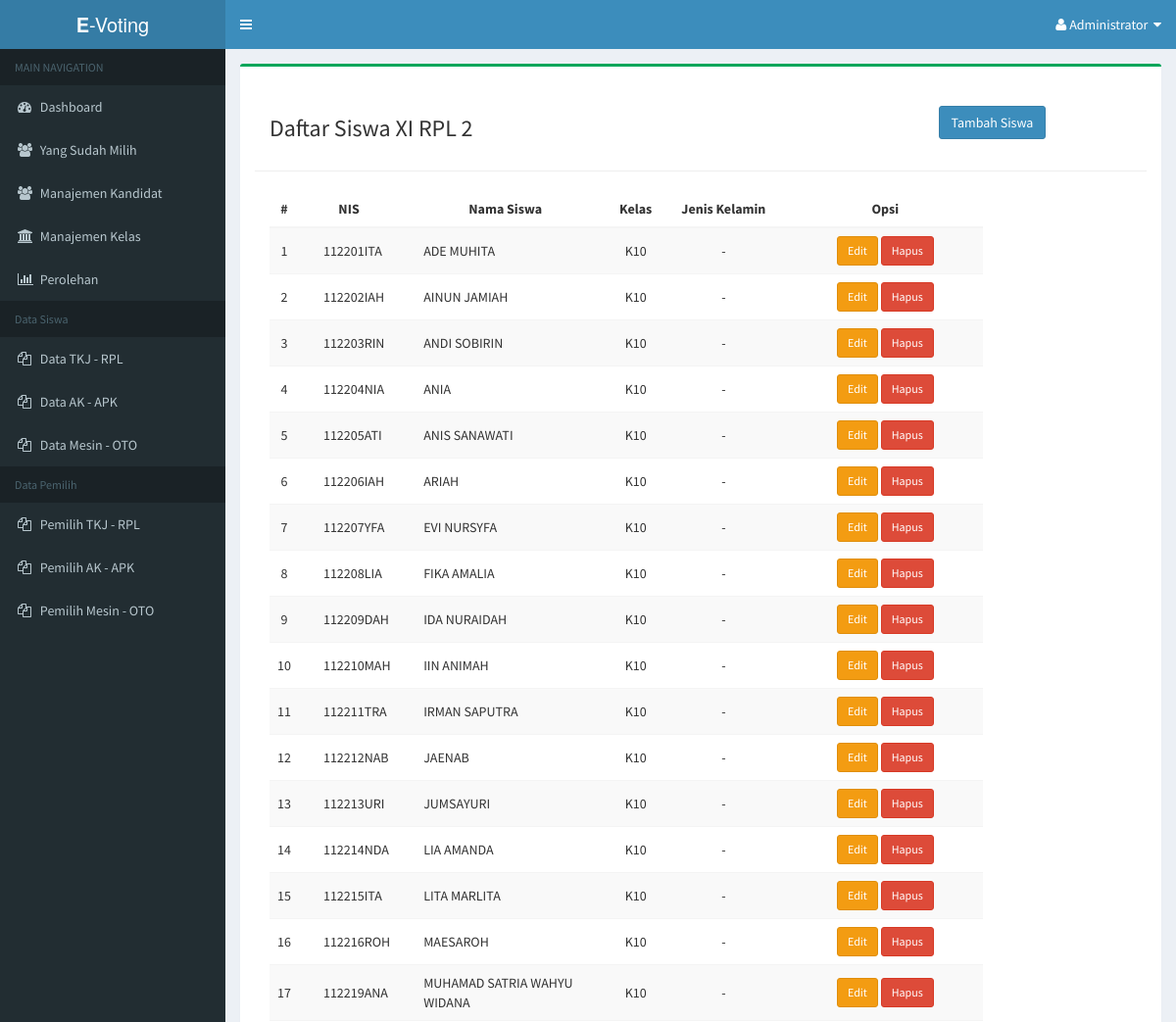
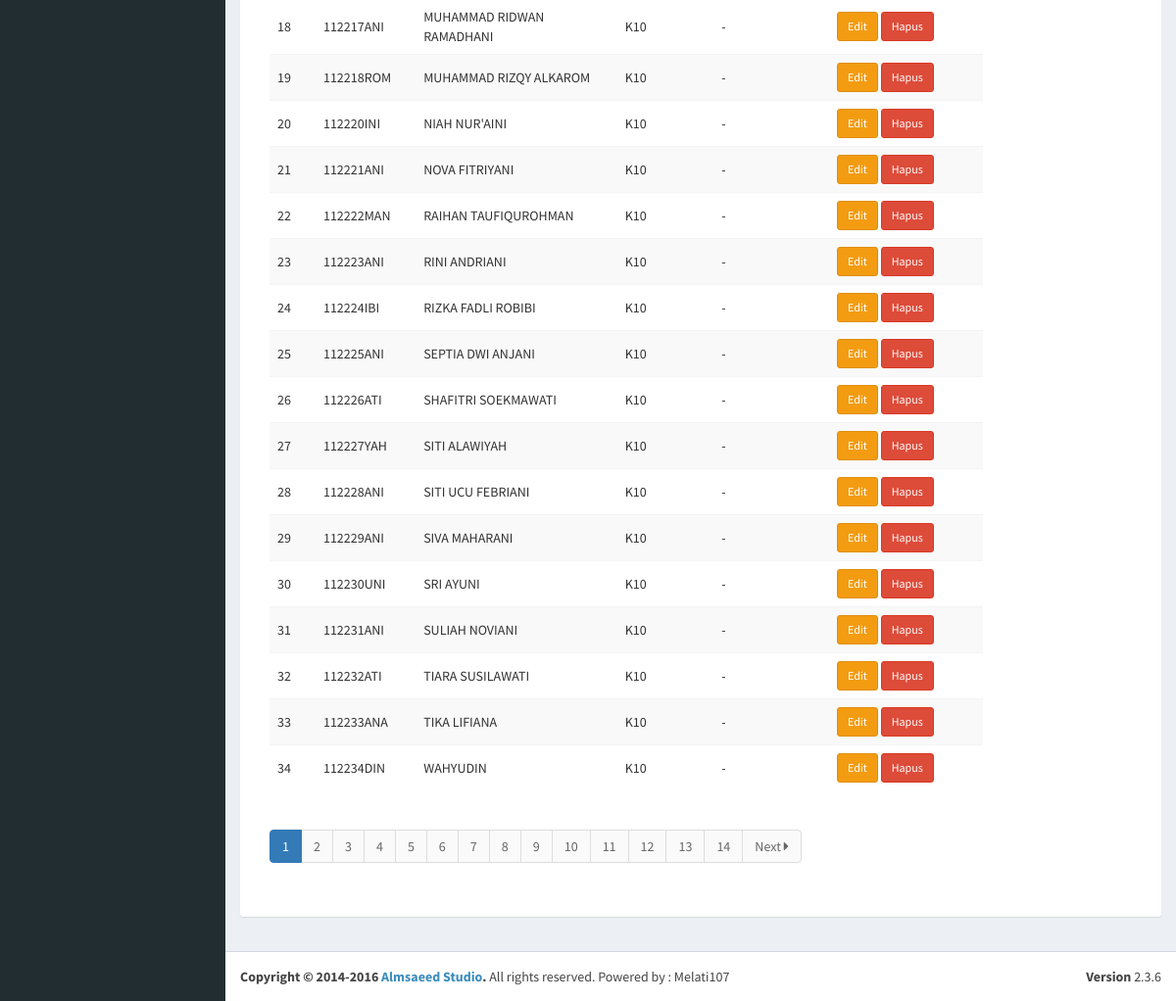
The app's page /admin/dashboard.php?page=XI-RPL-2 (signed in) with its own data (2 pictures, top to bottom).
### tables this page shows
CREATE TABLE IF NOT EXISTS `t_user` (
  `id_user` varchar(10) NOT NULL,
  `fullname` varchar(50) NOT NULL,
  `id_kelas` varchar(3) NOT NULL,
  `jk` enum('L','P') NOT NULL,
  `pemilih` enum('Y','N') NOT NULL DEFAULT 'Y'
);

### admin/siswa-kelas/XI-RPL-2.php (the view, shortened to what this page needs)
<div class="row">
   <div class="col-md-9 col-sm-9">
      <h3>Daftar Siswa XI RPL 2</h3>
   </div>
   <div class="col-md-3 col-sm-3" style="padding-top:10px;">
      <a class="btn btn-primary" href="?page=user&action=tambah">Tambah Siswa</a>
   </div>
   <hr />
   <div class="col-md-10 col-sm-12">
      <table class="table table-striped table-hover">
            <thead>
                  <tr>
                  <th style="text-align:center;">#</th>
                  <th style="text-align:center;">NIS</th>
                  <th style="text-align:center;">Nama Siswa</th>
                  <th style="text-align:center">Kelas</th>
                  <th width="130px" style="text-align:center;">Jenis Kelamin</th>
                  <th width="200px" style="text-align:center;">Opsi</th>
                  </tr>
            </thead>
            <tbody>
                  <?php
                  require('../include/connection.php');
                  if (isset($_GET['hlm'])) {
                              $hlm = $_GET['hlm'];
                              $no  = (100*$hlm) - 99;
                        } else {
                              $hlm = 1;
                              $no  = 1;
                        }
                  $sql = mysqli_query($con, "SELECT * FROM t_user  WHERE id_kelas='K10' ORDER BY fullname ASC ");
                  if (mysqli_num_rows($sql) > 0) {
                  while($data = mysqli_fetch_array($sql)) {
                        ?>
                        <tr>
                        <td style="text-align:center;vertical-align:middle;">
                              <?php echo $no++; ?>
                        </td>
                        <td style="padding-left:25px;vertical-align:middle;">
                              <?php echo $data['id_user']; ?>
                        </td>
                        <td style="padding-left:25px;vertical-align:middle;">
                              <?php echo $data['fullname']; ?>
                        </td>
                        <td style="text-align:center;vertical-align:middle;">
                              <?php echo $data['id_kelas']; ?>
                        </td>
                        <td style="text-align:center;vertical-align:middle;">
                              -
                        </td>
                        <td style="text-align:center;vertical-align:middle;">
                              <a href="?page=user&action=edit&id=<?php echo $data['id_user']; ?>" class="btn btn-warning btn-sm">
                              Edit
                              </a>
                              <a href="?page=user&action=hapus&id=<?php echo $data['id_user']; ?>" onclick="return confirm('Yakin ingin menghapus user ini ?');" class="btn btn-danger btn-sm">
                              Hapus
                              </a>
                        </td>
                        </tr>
                        <?php
                  }
                  } else {
                  echo "<tr>
                              <td colspan='5' style='text-align:center;'><h4>Belum ada data</h4></td>
                        </tr>";
                  }
                  ?>
            </tbody>
      </table>
      <?php
      echo '<ul class="pagination">';
      ?>
      <?php
         $hitung = mysqli_num_rows(mysqli_query($con, "SELECT * FROM t_user"));
         $total  = ceil($hitung / 100);
         for ($i = 1; $i <= $total ; $i++) {
      ?>
            <li <?php if ($hlm != $i) { echo 'class="waves-effect"'; } else { echo 'class="active"'; } ?>>
               <a href="?page=user&hlm=<?php  echo $i; ?>">
                  <?php  echo $i; ?>
               </a>
            </li>
         <?php
         }
         if ($hlm < $total) {
            $next = $hlm + 1;
         ?>
            <li class="waves-effect">
               <a href="?page=user&hlm=<?php  echo $next; ?>">
                  Next <i class='fa fa-caret-right'></i>
               </a>
            </li>
         <?php
         }
      echo '</ul>';
      ?>
      </div>
</div>

### records on screen
t_user: id_user "112201ITA", fullname "ADE MUHITA", id_kelas "K10"
t_user: id_user "112202IAH", fullname "AINUN JAMIAH", id_kelas "K10"
t_user: id_user "112203RIN", fullname "ANDI SOBIRIN", id_kelas "K10"
t_user: id_user "112204NIA", fullname "ANIA", id_kelas "K10"
t_user: id_user "112205ATI", fullname "ANIS SANAWATI", id_kelas "K10"
t_user: id_user "112206IAH", fullname "ARIAH", id_kelas "K10"
t_user: id_user "112207YFA", fullname "EVI NURSYFA", id_kelas "K10"
t_user: id_user "112208LIA", fullname "FIKA AMALIA", id_kelas "K10"
t_user: id_user "112209DAH", fullname "IDA NURAIDAH", id_kelas "K10"
t_user: id_user "112210MAH", fullname "IIN ANIMAH", id_kelas "K10"
t_user: id_user "112211TRA", fullname "IRMAN SAPUTRA", id_kelas "K10"
t_user: id_user "112212NAB", fullname "JAENAB", id_kelas "K10"
t_user: id_user "112213URI", fullname "JUMSAYURI", id_kelas "K10"
t_user: id_user "112214NDA", fullname "LIA AMANDA", id_kelas "K10"
t_user: id_user "112215ITA", fullname "LITA MARLITA", id_kelas "K10"
t_user: id_user "112216ROH", fullname "MAESAROH", id_kelas "K10"
t_user: id_user "112219ANA", fullname "MUHAMAD SATRIA WAHYU WIDANA", id_kelas "K10"
t_user: id_user "112217ANI", fullname "MUHAMMAD RIDWAN RAMADHANI", id_kelas "K10"
t_user: id_user "112218ROM", fullname "MUHAMMAD RIZQY ALKAROM", id_kelas "K10"
t_user: id_user "112220INI", fullname "NIAH NUR'AINI", id_kelas "K10"
t_user: id_user "112221ANI", fullname "NOVA FITRIYANI", id_kelas "K10"
t_user: id_user "112222MAN", fullname "RAIHAN TAUFIQUROHMAN", id_kelas "K10"
t_user: id_user "112223ANI", fullname "RINI ANDRIANI", id_kelas "K10"
t_user: id_user "112224IBI", fullname "RIZKA FADLI ROBIBI", id_kelas "K10"
t_user: id_user "112225ANI", fullname "SEPTIA DWI ANJANI", id_kelas "K10"
t_user: id_user "112226ATI", fullname "SHAFITRI SOEKMAWATI", id_kelas "K10"
t_user: id_user "112227YAH", fullname "SITI ALAWIYAH", id_kelas "K10"
t_user: id_user "112228ANI", fullname "SITI UCU FEBRIANI", id_kelas "K10"
t_user: id_user "112229ANI", fullname "SIVA MAHARANI", id_kelas "K10"
t_user: id_user "112230UNI", fullname "SRI AYUNI", id_kelas "K10"
t_user: id_user "112231ANI", fullname "SULIAH NOVIANI", id_kelas "K10"
t_user: id_user "112232ATI", fullname "TIARA SUSILAWATI", id_kelas "K10"
t_user: id_user "112233ANA", fullname "TIKA LIFIANA", id_kelas "K10"
t_user: id_user "112234DIN", fullname "WAHYUDIN", id_kelas "K10"
